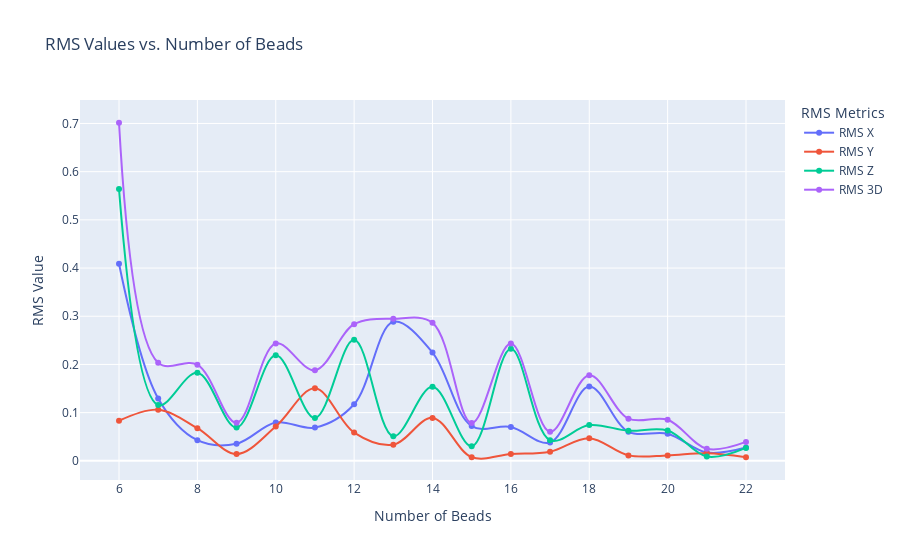

Write notebook code for a chart like this one.
### Markdown cell above
# Plotly interlude

### Code cell
# Convert the number of beads and RMS values into numpy arrays for easier plotting
n_beads = np.array(rms_measurements['n_beads'])
rms_x = np.array(rms_measurements['x'])
rms_y = np.array(rms_measurements['y'])
rms_z = np.array(rms_measurements['z'])
rms_3d = np.array(rms_measurements['3d'])

# Create the figure
fig = go.Figure()

# Add traces for each RMS measurement
fig.add_trace(go.Scatter(
    x=n_beads,
    y=rms_x,
    mode='lines+markers',
    name='RMS X',
    line=dict(shape='spline'),
))

fig.add_trace(go.Scatter(
    x=n_beads,
    y=rms_y,
    mode='lines+markers',
    name='RMS Y',
    line=dict(shape='spline'),
))

fig.add_trace(go.Scatter(
    x=n_beads,
    y=rms_z,
    mode='lines+markers',
    name='RMS Z',
    line=dict(shape='spline'),
))

fig.add_trace(go.Scatter(
    x=n_beads,
    y=rms_3d,
    mode='lines+markers',
    name='RMS 3D',
    line=dict(shape='spline'),
))

# Update the layout
fig.update_layout(
    title='RMS Values vs. Number of Beads',
    xaxis_title='Number of Beads',
    yaxis_title='RMS Value',
    legend=dict(title='RMS Metrics'),
)

# Show the figure
fig.show()

### Figure 1 — Plotly figure (JSON) as saved in the notebook; plotly's stock layout.template omitted (floating-point values rounded to 4 significant figures)
{"data": [{"line": {"shape": "spline"}, "mode": "lines+markers", "name": "RMS X", "type": "scatter", "x": [22, 21, 20, 19, 18, 17, 16, 15, 14, 13, 12, 11, 10, 9, 8, 7, 6], "y": [0.02768, 0.01732, 0.05634, 0.06026, 0.1542, 0.03801, 0.07026, 0.07205, 0.2246, 0.2884, 0.1173, 0.06892, 0.07957, 0.03556, 0.04278, 0.1294, 0.409]}, {"line": {"shape": "spline"}, "mode": "lines+markers", "name": "RMS Y", "type": "scatter", "x": [22, 21, 20, 19, 18, 17, 16, 15, 14, 13, 12, 11, 10, 9, 8, 7, 6], "y": [0.007425, 0.01571, 0.01125, 0.01131, 0.0468, 0.01897, 0.01405, 0.007589, 0.08907, 0.03344, 0.05866, 0.1503, 0.07122, 0.01408, 0.0678, 0.1061, 0.08313]}, {"line": {"shape": "spline"}, "mode": "lines+markers", "name": "RMS Z", "type": "scatter", "x": [22, 21, 20, 19, 18, 17, 16, 15, 14, 13, 12, 11, 10, 9, 8, 7, 6], "y": [0.02682, 0.008937, 0.06307, 0.06244, 0.07414, 0.04272, 0.2324, 0.0301, 0.1536, 0.05098, 0.2512, 0.0889, 0.2189, 0.06909, 0.1827, 0.1156, 0.5638]}, {"line": {"shape": "spline"}, "mode": "lines+markers", "name": "RMS 3D", "type": "scatter", "x": [22, 21, 20, 19, 18, 17, 16, 15, 14, 13, 12, 11, 10, 9, 8, 7, 6], "y": [0.03925, 0.02503, 0.08531, 0.08751, 0.1774, 0.06025, 0.2432, 0.07845, 0.2863, 0.2948, 0.2834, 0.1878, 0.2435, 0.07897, 0.1995, 0.2034, 0.7015]}], "layout": {"legend": {"title": {"text": "RMS Metrics"}}, "title": {"text": "RMS Values vs. Number of Beads"}, "xaxis": {"title": {"text": "Number of Beads"}}, "yaxis": {"title": {"text": "RMS Value"}}}}
